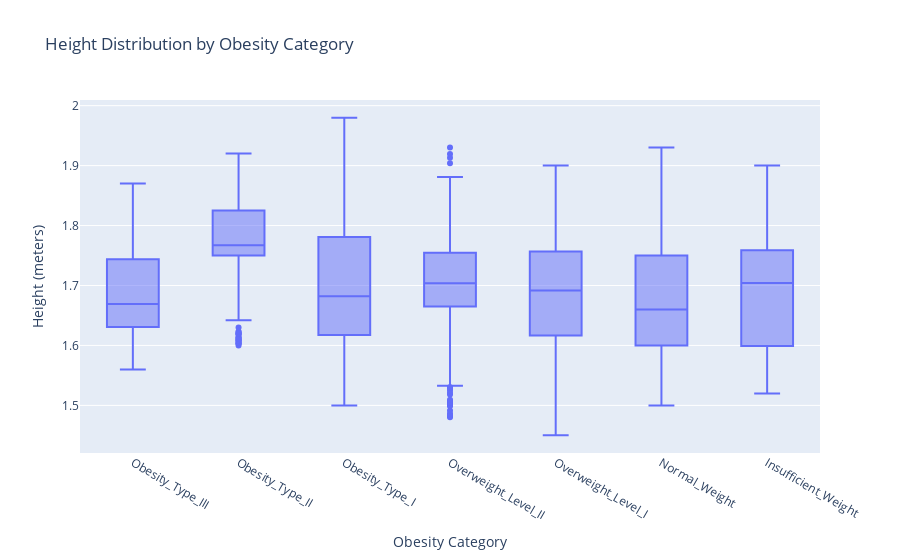

The code cell stored with this chart in its notebook:
### Markdown cell above
The weight distribution plot shows a clear trend: individuals in higher obesity categories have higher weight, with wider variability and more outliers. Those in the Normal and Insufficient Weight categories cluster tightly around lower weights.

### Code cell
# make a box plot of height by obesity category
fig = px.box(
    data_frame=df,
    x='NObeyesdad',
    y='Height',
    title='Height Distribution by Obesity Category',
    labels={'NObeyesdad': 'Obesity Category', 'Height': 'Height (meters)'},
    category_orders={"NObeyesdad": ['Obesity_Type_III', 'Obesity_Type_II', 'Obesity_Type_I', 'Overweight_Level_II', 'Overweight_Level_I', 'Normal_Weight', 'Insufficient_Weight']}
)

fig.show()

### Figure 1 — Plotly figure (JSON) as saved in the notebook; plotly's stock layout.template omitted (floating-point values rounded to 4 significant figures; data arrays with more than 128 entries replaced by an {"elided": "..."} marker saying what was removed)
{"data": [{"alignmentgroup": "True", "hovertemplate": "Obesity Category=%{x}<br>Height (meters)=%{y}<extra></extra>", "legendgroup": "", "marker": {"color": "#636efa"}, "name": "", "notched": false, "offsetgroup": "", "orientation": "v", "showlegend": false, "type": "box", "x": {"elided": "2111 str values"}, "x0": " ", "xaxis": "x", "y": {"elided": "2111 float values"}, "y0": " ", "yaxis": "y"}], "layout": {"boxmode": "group", "legend": {"tracegroupgap": 0}, "title": {"text": "Height Distribution by Obesity Category"}, "xaxis": {"anchor": "y", "categoryarray": ["Obesity_Type_III", "Obesity_Type_II", "Obesity_Type_I", "Overweight_Level_II", "Overweight_Level_I", "Normal_Weight", "Insufficient_Weight"], "categoryorder": "array", "domain": [0, 1], "title": {"text": "Obesity Category"}}, "yaxis": {"anchor": "x", "domain": [0, 1], "title": {"text": "Height (meters)"}}}}
